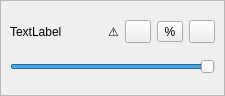
<?xml version="1.0" encoding="UTF-8"?>
<ui version="4.0">
 <class>ControllerZoneListItemWidget</class>
 <widget class="QWidget" name="ControllerZoneListItemWidget">
  <property name="geometry">
   <rect>
    <x>0</x>
    <y>0</y>
    <width>225</width>
    <height>96</height>
   </rect>
  </property>
  <property name="windowTitle">
   <string>Form</string>
  </property>
  <layout class="QGridLayout" name="gridLayout" columnstretch="0">
   <property name="leftMargin">
    <number>0</number>
   </property>
   <property name="topMargin">
    <number>0</number>
   </property>
   <property name="rightMargin">
    <number>0</number>
   </property>
   <property name="bottomMargin">
    <number>0</number>
   </property>
   <item row="0" column="0">
    <widget class="QFrame" name="frame">
     <property name="frameShape">
      <enum>QFrame::StyledPanel</enum>
     </property>
     <property name="frameShadow">
      <enum>QFrame::Raised</enum>
     </property>
     <layout class="QGridLayout" name="gridLayout_2" columnstretch="1,0,0,0,0">
      <item row="0" column="0">
       <widget class="QLabel" name="zone_name">
        <property name="text">
         <string>TextLabel</string>
        </property>
        <property name="wordWrap">
         <bool>true</bool>
        </property>
       </widget>
      </item>
      <item row="0" column="1">
       <widget class="QLabel" name="no_direct_mode_warning">
        <property name="maximumSize">
         <size>
          <width>16777215</width>
          <height>16777215</height>
         </size>
        </property>
        <property name="toolTip">
         <string>This device doesn't have direct mode
Using an effect on a device WILL damage the flash or controller</string>
        </property>
        <property name="text">
         <string>⚠</string>
        </property>
        <property name="alignment">
         <set>Qt::AlignCenter</set>
        </property>
       </widget>
      </item>
      <item row="0" column="2">
       <widget class="QToolButton" name="enabled">
        <property name="minimumSize">
         <size>
          <width>26</width>
          <height>0</height>
         </size>
        </property>
        <property name="maximumSize">
         <size>
          <width>26</width>
          <height>16777215</height>
         </size>
        </property>
        <property name="toolTip">
         <string>Add to current measure</string>
        </property>
        <property name="text">
         <string/>
        </property>
        <property name="checkable">
         <bool>true</bool>
        </property>
       </widget>
      </item>
      <item row="0" column="3">
       <widget class="QToolButton" name="percentage_fill">
        <property name="minimumSize">
         <size>
          <width>26</width>
          <height>0</height>
         </size>
        </property>
        <property name="maximumSize">
         <size>
          <width>26</width>
          <height>16777215</height>
         </size>
        </property>
        <property name="toolTip">
         <string>Toggle percentage fill</string>
        </property>
        <property name="text">
         <string>%</string>
        </property>
        <property name="checkable">
         <bool>true</bool>
        </property>
       </widget>
      </item>
      <item row="0" column="4">
       <widget class="QToolButton" name="reverse">
        <property name="minimumSize">
         <size>
          <width>26</width>
          <height>0</height>
         </size>
        </property>
        <property name="maximumSize">
         <size>
          <width>26</width>
          <height>16777215</height>
         </size>
        </property>
        <property name="text">
         <string/>
        </property>
        <property name="checkable">
         <bool>true</bool>
        </property>
       </widget>
      </item>
      <item row="1" column="0" colspan="5">
       <widget class="QTooltipedSlider" name="brightness">
        <property name="maximum">
         <number>100</number>
        </property>
        <property name="value">
         <number>100</number>
        </property>
        <property name="orientation">
         <enum>Qt::Horizontal</enum>
        </property>
       </widget>
      </item>
     </layout>
    </widget>
   </item>
  </layout>
 </widget>
 <customwidgets>
  <customwidget>
   <class>QTooltipedSlider</class>
   <extends>QSlider</extends>
   <header location="global">QTooltipedSlider.h</header>
  </customwidget>
 </customwidgets>
 <resources/>
 <connections/>
</ui>
